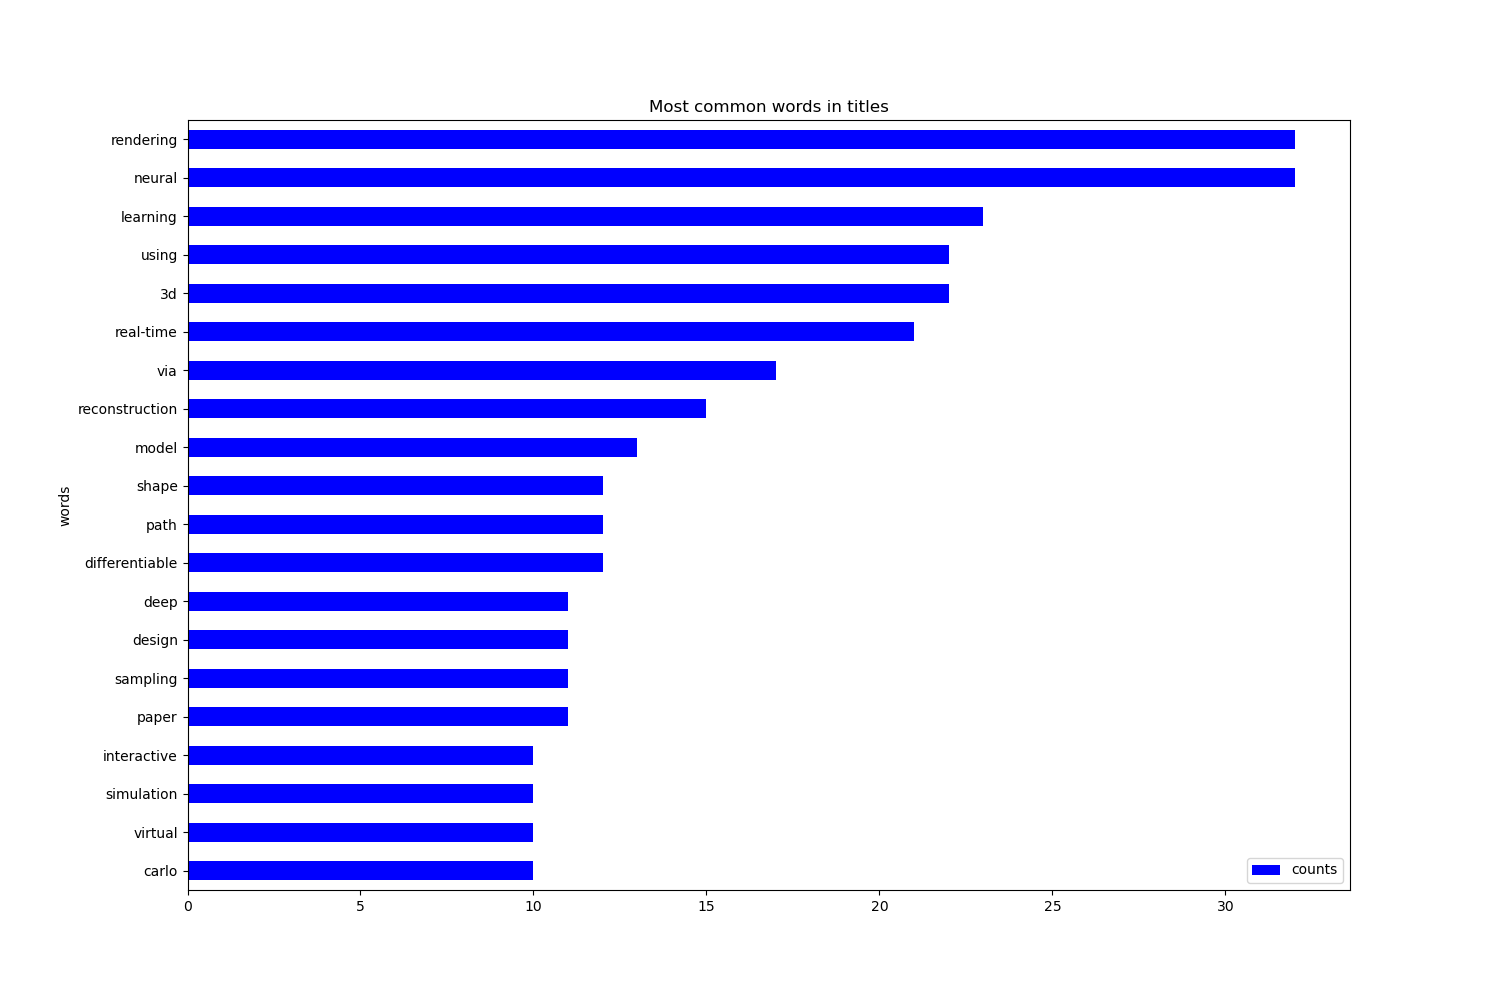

Generate this figure with Python:
from bs4 import BeautifulSoup
from collections import defaultdict
from nltk.corpus import stopwords
import re
import os
import matplotlib.pyplot as plt
import pandas as pd
import requests

url = "https://kesen.realtimerendering.com/"
headers = {'User-Agent': 'Mozilla/5.0 (Windows NT 6.1; WOW64) AppleWebKit/537.36 (KHTML, like Gecko) Chrome/56.0.2924.76 Safari/537.36', "Upgrade-Insecure-Requests": "1","DNT": "1","Accept": "text/html,application/xhtml+xml,application/xml;q=0.9,*/*;q=0.8","Accept-Language": "en-US,en;q=0.5","Accept-Encoding": "gzip, deflate"}
page = requests.get(url, headers=headers, timeout=5, allow_redirects=True).text
doc = BeautifulSoup(page, 'html.parser')


vocab = defaultdict(lambda: 0)
stop_words = set(stopwords.words('english'))


content = doc.find(class_="content-item")
a_tags = content.find_all("a")

current_year = []
for a_tag in a_tags:
    if re.search(re.compile("2021"), a_tag.text):
        current_year.append(a_tag['href'])

current_year.pop(2)  # the third one is a blog

conferences = [os.path.join(url, conference) for conference in current_year]

for conference in conferences:
    headers = {'User-Agent': 'Mozilla/5.0 (Windows NT 6.1; WOW64) AppleWebKit/537.36 (KHTML, like Gecko) Chrome/56.0.2924.76 Safari/537.36', "Upgrade-Insecure-Requests": "1","DNT": "1","Accept": "text/html,application/xhtml+xml,application/xml;q=0.9,*/*;q=0.8","Accept-Language": "en-US,en;q=0.5","Accept-Encoding": "gzip, deflate"}
    page = requests.get(conference, headers=headers, timeout=5, allow_redirects=True).text
    doc = BeautifulSoup(page, 'html.parser')

    dt_tags = doc.find_all("dt")
    for title in dt_tags:
        words = title.text.split(" ")
        for word in words:
            if word == "-":
                continue
            w = word.lower()

            if w.endswith(":"):
                w = w[:-1]
            while w.endswith("\n"):
                w = w[:-1]
            if re.search("[\n]+", w):  # corner case
                w = re.sub("[\n]+", "", w)[:-4]
            if not w or w in stop_words:
                continue
            if w.endswith("(") or w.endswith(")"):
                w = w[:-1]

            vocab[w] += 1

# print(len(vocab))  # 1176
# print(vocab)  # pcâ\x80\x90mri: PCâ€ - due to format

df = pd.DataFrame(list(vocab.items()), columns=['words', 'counts'])

plt.rcParams["figure.figsize"] = (15,10)

# 20 most common words in titles
ax = df.sort_values('counts').tail(20).plot.barh(x='words', y='counts', color='blue')
fig = ax.get_figure()
plt.title("Most common words in titles")
fig.savefig('word_frequencies.png')










